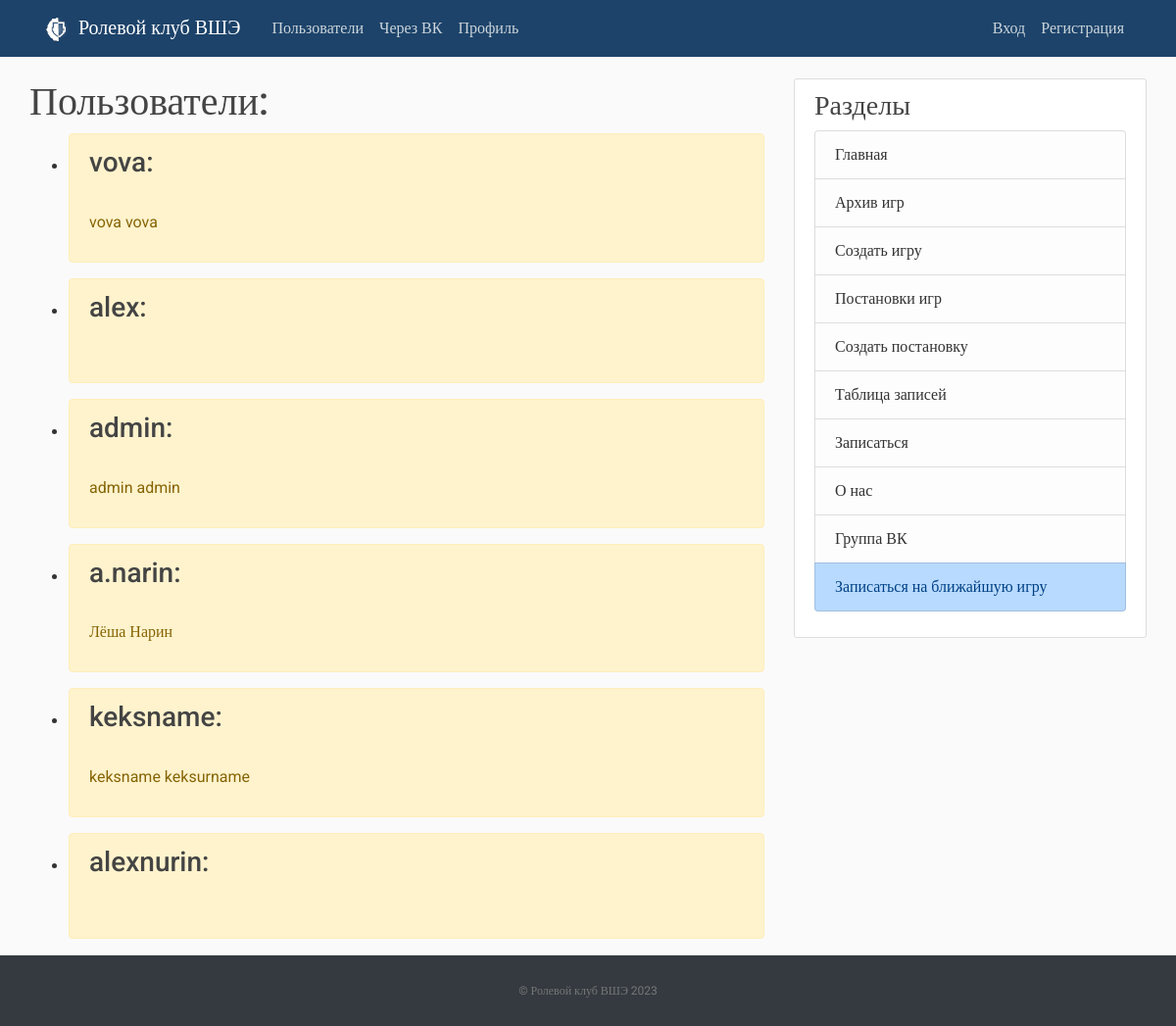
/users, run on an earlier commit of the app's database.
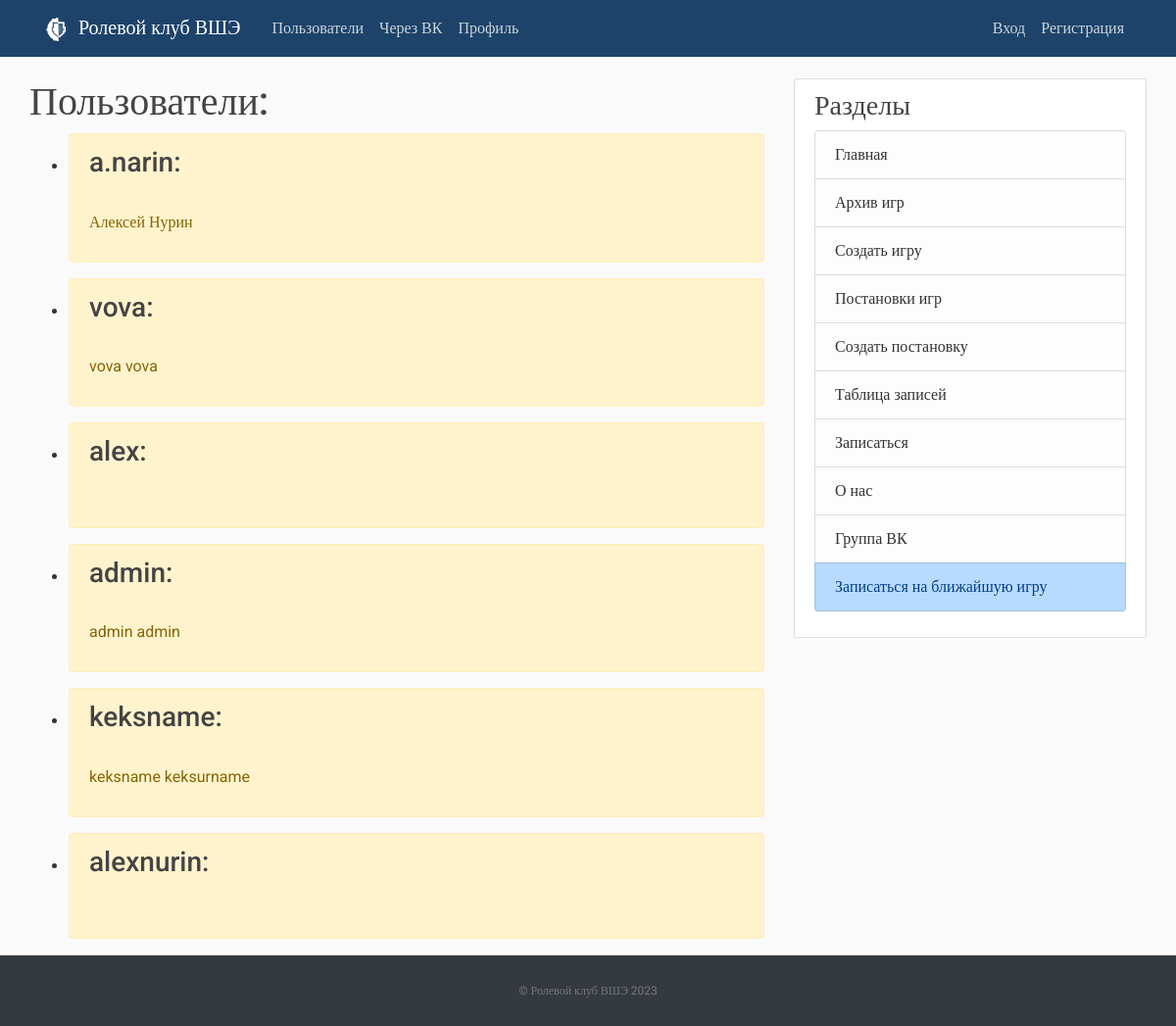
And on a later commit of the database.
### apps/users/models.py (models this page shows)
class User(AbstractUser):
    email = models.EmailField(verbose_name="Email", max_length=255, blank=True, null=True)
    username = models.CharField(verbose_name="username", max_length=100, unique=True)
    first_name = models.CharField(verbose_name="Имя", max_length=100)
    last_name = models.CharField(verbose_name="Фамилия", max_length=100)
    is_admin = models.BooleanField(verbose_name="Moderator", default=False)  # Новое поле
    avatar = models.ImageField(upload_to='avatars/', blank=True)
    class Meta:
        verbose_name = "user"
        verbose_name_plural = "users"

### apps/users/views.py (the view)
# urls.py: path("users", views.all_users, name="users"),
def all_users(request):
    all_users_list = User.objects.order_by("-last_login")
    return render(request, "users/users.html", {"title": "Пользователи", "users": all_users_list})

### templates/users/users.html (shortened to what this page needs)
{% extends 'main/template.html' %}
{% block content %}
<h1> Пользователи: </h1>
{% if users %}
<ul>
    {% for el in users %}
    <li>
        <div class="alert alert-warning mt-2">
            <h3> {{ el.username }}:</h3> <br>
            <p> {{ el.first_name }} {{ el.last_name }}</p>
        </div>
    </li>
    {% endfor %}
</ul>
{% else %}
<p>У нас нет записей!</p>
{% endif %}
{% endblock %}

What changed in the data, as far as the page shows it:
changed User "a.narin": first_name "Лёша" → "Алексей"; last_name "Нарин" → "Нурин"; moves up the list
